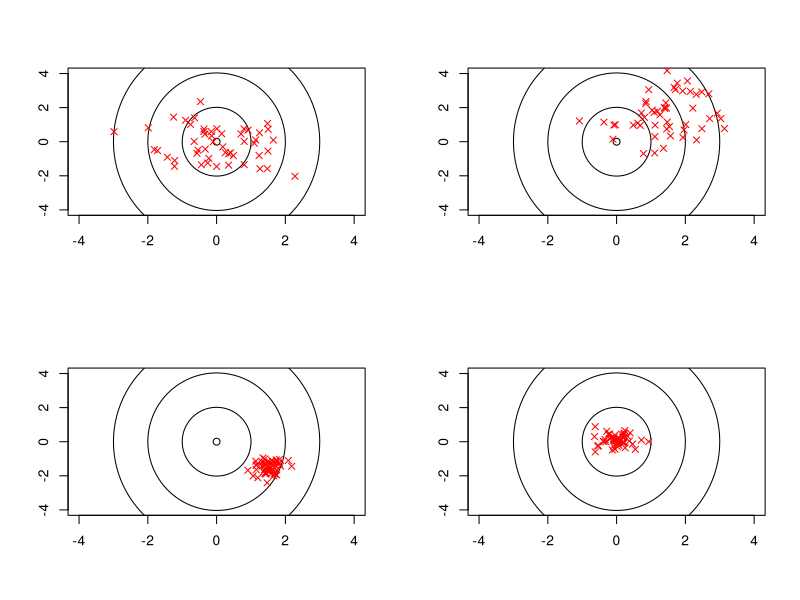

The R script that drew this image:
# Author: Jeremy Werner
# This script draws four 'targets' with random 'dart throws' to
# illustrate the standard variance/bias Mean Squared Error example. Drawn are
# examples of variance with no bias, variance with bias, 
# small variance with bias, and small variance with no bias, respectively. 

###################################################################
## Input Section

# n = number of 'dart throws' per target
n = 50

# v = variance of 'dart throws'
v = 1

# b = bias of 'dart throws'
b = 1.5

## End Input Section
###################################################################

require(plotrix)
input_list = list(c(0,v),c(b,v),c(b,v/3), c(0,v/3))

par(mfrow = c(2,2))
lapply(input_list, FUN = function(pars,n_in){
	x = rnorm(n_in, pars[1]*sample(c(-1,1),1), pars[2])
	y = rnorm(n_in, pars[1]*sample(c(-1,1),1), pars[2])
	plot(0,0, type = "n", xlim = c(-4,4), ylim = c(-4,4), ylab = "", xlab = "")
	draw.circle(x=0,y=0,c(.1,1,2,3))
	points(x,y, pch = 4, col = "RED")
}, n_in = n)
